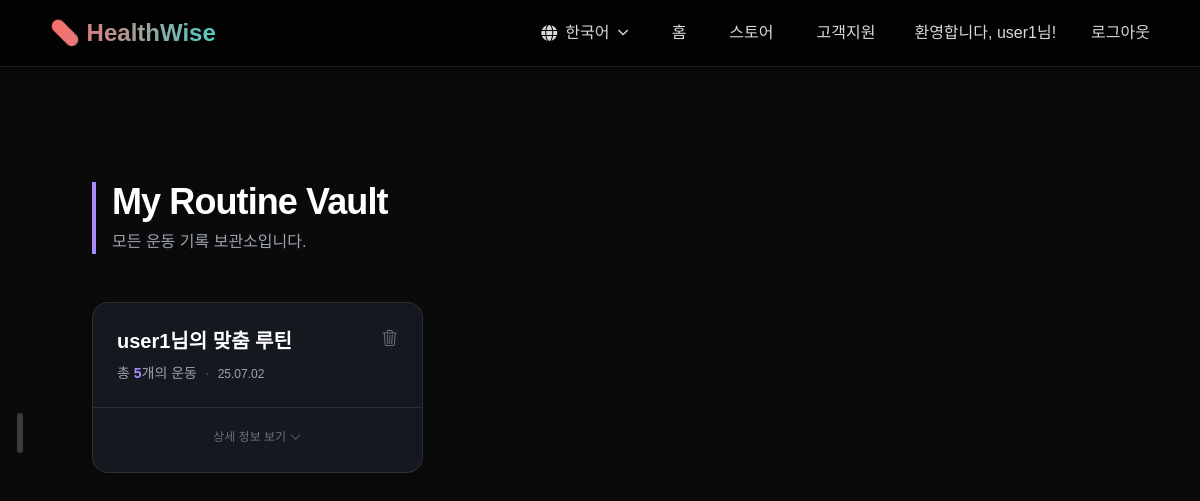
/routine/my-routines/ (signed in), run on an earlier commit of the app's database.
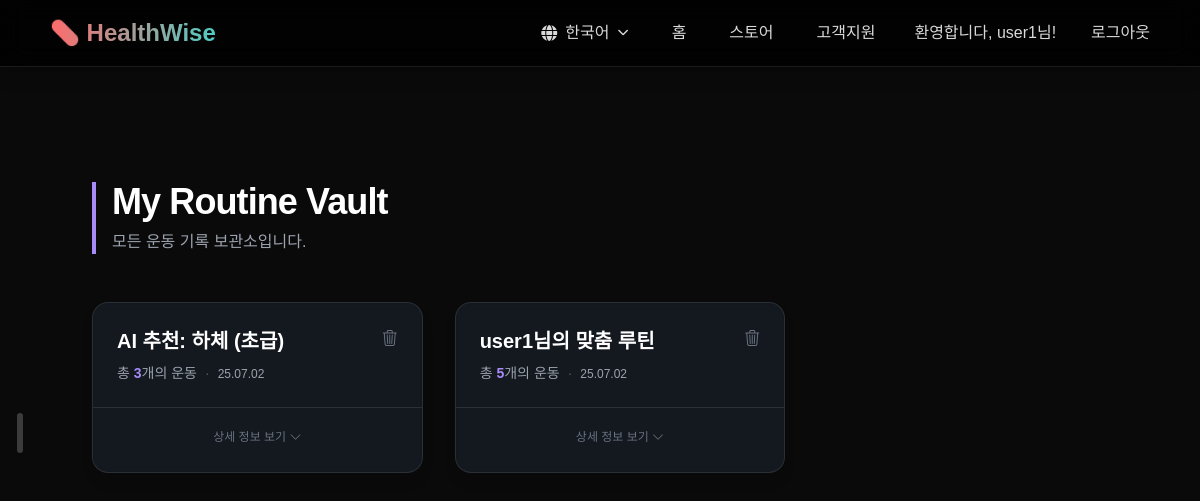
And on a later commit of the database.
### routine/models.py (models this page shows, shortened)
class Routine(models.Model):
    user = models.ForeignKey(settings.AUTH_USER_MODEL, on_delete=models.CASCADE, related_name='routines')
    name = models.CharField(max_length=100)
    exercises = models.ManyToManyField('Exercise', through='RoutineExercise', related_name='exercise_routines')
    created_at = models.DateTimeField(auto_now_add=True)

### routine/views.py (the view)
# urls.py: path('my-routines/', views.my_routines_view, name='my_routines'),
@login_required
def my_routines_view(request):
    user_routines = Routine.objects.filter(user=request.user).prefetch_related('routineexercise_set__exercise').order_by('-created_at')
    return render(request, 'routine/my_routines.html', {'routines': user_routines, 'active_menu': 'routine_list'})

### routine/models.py (called while the page is built)
    @property
    def localized_name(self):
        lang = translation.get_language()  # 현재 활성화된 언어 코드 (예: 'ko', 'en')
        if lang == 'en' and self.name_en:
            return self.name_en
        if lang == 'es' and self.name_es:
            return self.name_es
        return self.name  # 기본값 또는 해당하는 언어 필드가 없을 경우 한국어 이름 반환

    @property
    def localized_muscle_group(self):
        lang = translation.get_language()
        if lang == 'en' and self.muscle_group_en:
            return self.muscle_group_en
        if lang == 'es' and self.muscle_group_es:
            return self.muscle_group_es
        return self.muscle_group

    @property
    def localized_description(self):
        lang = translation.get_language()
        if lang == 'en' and self.description_en:
            return self.description_en
        if lang == 'es' and self.description_es:
            return self.description_es
        return self.description

### web/templatetags/custom_translate.py (called while the page is built)
@register.simple_tag
def t(key, **kwargs):
    return translate_text(key, **kwargs)

### routine/templates/routine/my_routines.html (shortened to what this page needs)
{% extends 'web/dashboard_sliding_base.html' %}
{% load static custom_translate i18n %}
{% block page_content %}
<script src="https://cdn.tailwindcss.com"></script>
<div class="p-4 sm:p-8">
    <header class="text-left mb-12">
        <div class="border-l-4 border-violet-400 pl-4">
            <h1 class="text-3xl sm:text-4xl font-bold tracking-tight text-white">{% t "My Routine Vault" %}</h1>
            <p class="text-md text-gray-400 mt-2">
              {% t "모든 운동 기록 보관소입니다." %}
            </p>
        </div>
    </header>
    {% if routines %}
        <div class="grid grid-cols-1 md:grid-cols-2 lg:grid-cols-3 gap-8">
            {% for routine in routines %}
                <div class="routine-card flex flex-col bg-gray-800/50 backdrop-blur-sm border border-white/10 rounded-2xl shadow-lg transition-all duration-300 hover:border-violet-500/50 hover:shadow-2xl hover:shadow-violet-500/10">
                    <a href="{% url 'routine:routine_plan_detail' routine.id %}" class="block p-6 flex-grow no-underline">
                        <div class="flex justify-between items-start">
                            <h2 class="text-xl font-bold text-white mb-2">{{ routine.name }}</h2>
                            <form id="delete-form-{{ routine.id }}" method="post" action="{% url 'routine:delete_routine' routine.id %}" class="inline">
                                <button type="button" onclick="confirmDelete(event, '{{ routine.id }}')" class="text-gray-500 hover:text-red-400 transition-colors" title="{% t '삭제하기' %}"><i class="bi bi-trash3"></i></button>
                            </form>
                        </div>
                        <p class="text-sm text-gray-400">{% t '총' %} <span class="font-bold text-violet-400">{{ routine.exercises.count }}</span>{% t '개의 운동' %}<span class="mx-2 text-gray-600">·</span><span class="text-xs">{{ routine.created_at|date:"y.m.d" }}</span></p>
                    </a>
                    <div class="card-footer text-center mt-auto p-6 pt-4 border-t border-white/10">
                        <span class="text-xs text-gray-500">{% t "상세 정보 보기" %} <i class="bi bi-chevron-down reveal-icon inline-block"></i></span>
                    </div>
                </div>
            {% endfor %}
        </div>
    {% endif %}
</div>
{% endblock %}

What changed in the data, as far as the page shows it:
added Routine: name "AI 추천: 하체 (초급)", t "총", exercises.count "3", t "개의 운동", created_at "25.07.02", t "상세 정보 보기"
